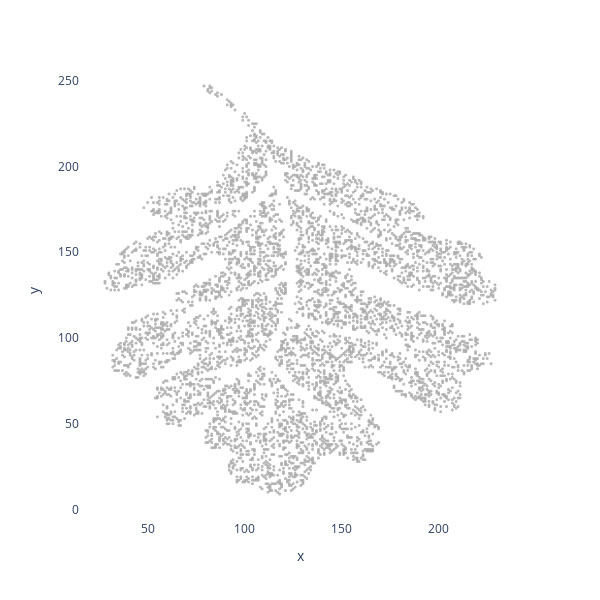

Notebook code cell kept with this figure:
### Markdown cell above
# Seeing the Scatter Plot

### Code cell
fig = px.scatter(df, x="x", y="y", width=600, height=600)

fig.update_layout(
    plot_bgcolor='white',
    paper_bgcolor='white',
    xaxis=dict(showgrid=False, visible=True),
    yaxis=dict(showgrid=False, visible=True),
)

fig.update_traces(marker=dict(size=3, color='darkgrey', opacity=0.8))

fig.show()

### Figure 1 — Plotly figure (JSON) as saved in the notebook; plotly's stock layout.template omitted (floating-point values rounded to 4 significant figures; data arrays with more than 128 entries replaced by an {"elided": "..."} marker saying what was removed)
{"data": [{"hovertemplate": "x=%{x}<br>y=%{y}<extra></extra>", "legendgroup": "", "marker": {"color": "darkgrey", "opacity": 0.8, "size": 3, "symbol": "circle"}, "mode": "markers", "name": "", "showlegend": false, "type": "scattergl", "x": {"elided": "5000 int values"}, "xaxis": "x", "y": {"elided": "5000 int values"}, "yaxis": "y"}], "layout": {"height": 600, "legend": {"tracegroupgap": 0}, "margin": {"t": 60}, "paper_bgcolor": "white", "plot_bgcolor": "white", "width": 600, "xaxis": {"anchor": "y", "domain": [0, 1], "showgrid": false, "title": {"text": "x"}, "visible": true}, "yaxis": {"anchor": "x", "domain": [0, 1], "showgrid": false, "title": {"text": "y"}, "visible": true}}}
